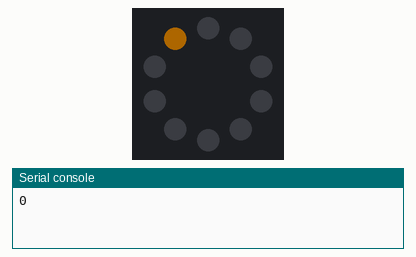
This program was run on a simulated Circuit Playground running CircuitPython. Parts: the board's ring of 10 RGB LEDs (number 0 left of the top, counting anticlockwise), the last lines printed to the serial console. Dim RGB values are drawn brighter than linear.

Above: at 0.1 s.
At 0.6 s:
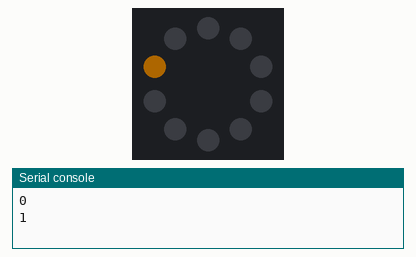
At 1.1 s:
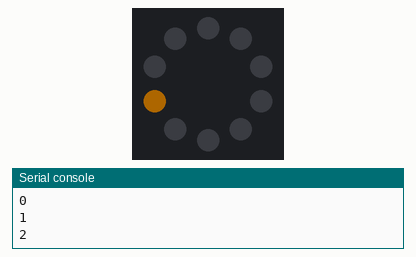
At 2.1 s:
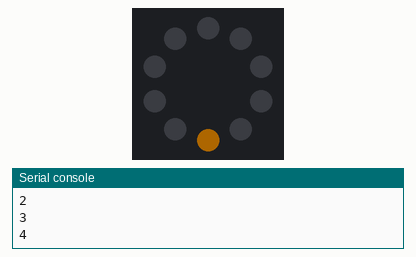
At 3.1 s:
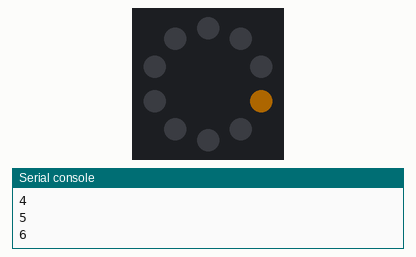
At 4.6 s:
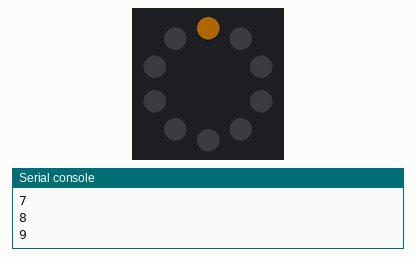

The program:

code.py
```python
import time
from adafruit_circuitplayground import cp
import adafruit_fancyled.adafruit_fancyled as fancy

cp.pixels.brightness = 0.2 # 0.0 to 1.0 Overall brightness modifier

hue = 0.1
sat = 1.0
val = 1.0
OFF = ( 0, 0, 0 )

color_RGB = fancy.denormalize( fancy.CRGB( fancy.CHSV( hue, sat, val ))) #collapse three steps

while True:
    index = 0
    while index < 10:
        print( index )
        cp.pixels[ index - 1 ] = OFF
        cp.pixels[ index ] = color_RGB
        index = index + 1
        time.sleep( 0.5 )
```

Measured:
- by itself, everything shown: repeats every 5.0 s, in 10 steps
- what the display in image 1 shows lasts 0.5 s, from 0.5 s to 1.0 s
